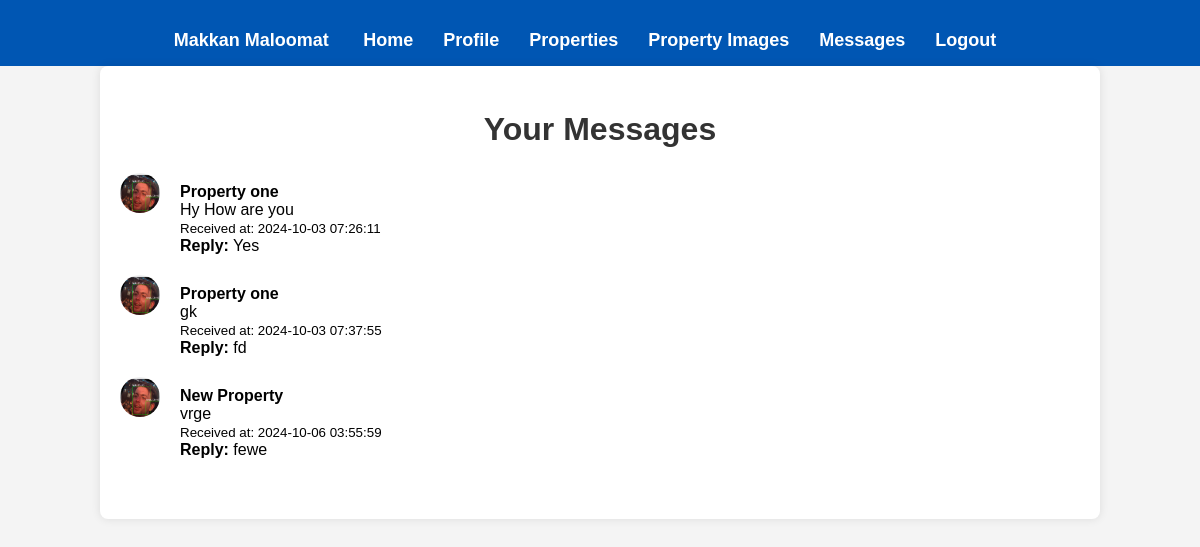
Page /seller/view_messages.php (signed in) on the committed database.
### tables this page shows
CREATE TABLE `messages` (
  `id` int(11) NOT NULL,
  `sender_id` int(11) NOT NULL,
  `receiver_id` int(11) NOT NULL,
  `property_id` int(11) NOT NULL,
  `message` text NOT NULL,
  `created_at` timestamp NOT NULL DEFAULT current_timestamp(),
  `reply` text DEFAULT NULL,
  `reply_created_at` datetime DEFAULT NULL
);

CREATE TABLE `users` (
  `user_id` int(11) NOT NULL,
  `username` varchar(255) NOT NULL,
  `password` varchar(255) NOT NULL,
  `email` varchar(255) NOT NULL,
  `full_name` varchar(255) DEFAULT NULL,
  `contact_number` varchar(20) DEFAULT NULL,
  `address` text DEFAULT NULL,
  `created_at` timestamp NOT NULL DEFAULT current_timestamp(),
  `usertype` enum('customer','seller') NOT NULL,
  `profile_pic` varchar(255) DEFAULT 'default.png',
  `expertise` varchar(255) DEFAULT NULL
);

CREATE TABLE `properties` (
  `property_id` int(11) NOT NULL,
  `user_id` int(11) NOT NULL,
  `title` varchar(255) NOT NULL,
  `description` text DEFAULT NULL,
  `location` varchar(255) NOT NULL,
  `price` decimal(10,2) NOT NULL,
  `property_type` enum('Sale','Rent') NOT NULL,
  `amenities` text DEFAULT NULL,
  `property_status` enum('Active','Sold','Rented') DEFAULT 'Active',
  `created_at` timestamp NOT NULL DEFAULT current_timestamp(),
  `updated_at` timestamp NOT NULL DEFAULT current_timestamp() ON UPDATE current_timestamp()
);

### seller/view_messages.php (the view, shortened to what this page needs)
<?php
include('config.php');
$seller_id = $_SESSION['user_id'];
$sql = "SELECT m.*, p.title AS property_title, u.profile_pic
        FROM messages m
        JOIN properties p ON m.property_id = p.property_id
        JOIN users u ON m.sender_id = u.user_id
        WHERE m.receiver_id = ?";
$stmt = mysqli_prepare($conn, $sql);
mysqli_stmt_bind_param($stmt, "i", $seller_id);
mysqli_stmt_execute($stmt);
$result = mysqli_stmt_get_result($stmt);
$messages = mysqli_fetch_all($result, MYSQLI_ASSOC);
?>
<!DOCTYPE html>
<html lang="en">
<head>
    <link rel="stylesheet" href="../CSS/style.css">
</head>
<body>
<?php include 'navbar.php'; ?>
    <div class="container">
        <h1>Your Messages</h1>
        <div class="message-container">
            <?php foreach ($messages as $message): ?>
                <div class="message">
                    <img src="uploads/<?php echo htmlspecialchars($message['profile_pic']); ?>" alt="Sender Profile Picture">
                    <div class="message-content <?php echo ($message['sender_id'] == $seller_id) ? 'sent' : 'received'; ?>">
                        <strong><?php echo htmlspecialchars($message['property_title']); ?></strong><br>
                        <?php echo htmlspecialchars($message['message']); ?><br>
                        <small>Received at: <?php echo htmlspecialchars($message['created_at']); ?></small>
                        <?php if (!empty($message['reply'])): ?>
                            <br><strong>Reply:</strong> <?php echo htmlspecialchars($message['reply']); ?>
                        <?php endif; ?>
                    </div>
                </div>
            <?php endforeach; ?>
        </div>
    </div>
</body>
</html>

### CSS/style.css (style rules this page uses)
body { margin: 0; padding: 0; background-color: #e8f0fe; }
h1, h2, h3, h4, h5, h6 { color: #333; text-align: center; margin: 25px; }

### seller/view_messages.php (style rules this page uses)
body { font-family: Arial, sans-serif; background-color: #f4f4f4; margin: 0; padding: 0; }
.container { width: 80%; margin: auto; overflow: hidden; padding: 20px; background: white; border-radius: 8px; box-shadow: 0 0 10px rgba(0, 0, 0, 0.1); }
h1 { text-align: center; color: #333; }
.message-container { display: flex; flex-direction: column; margin: 20px 0; }
.message { display: flex; align-items: flex-start; margin-bottom: 10px; }
.message img { width: 40px; height: 40px; border-radius: 50%; margin-right: 10px; }
.message-content { padding: 10px; border-radius: 8px; max-width: 60%; }
.message-content.received { background-color: #fff; }

### rows in the picture
messages: sender.profile_pic (picture), property.title "Property one", message "Hy How are you", created_at "2024-10-03 07:26:11", reply "Yes"
messages: sender.profile_pic (picture), property.title "Property one", message "gk", created_at "2024-10-03 07:37:55", reply "fd"
messages: sender.profile_pic (picture), property.title "New Property", message "vrge", created_at "2024-10-06 03:55:59", reply "fewe"
